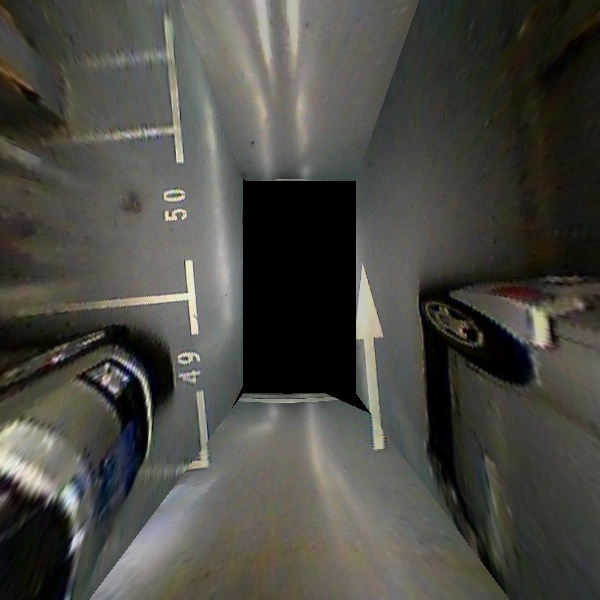
#> input picture img/002.bmp, 600 x 600 px, found by its file name
$ jupyter execute --allow-errors hough_line.ipynb
#> lines starting #> are read from the running program, lines starting #| are printed output that depends on the picture; after the words box and inside, x2 and y2 are one past the last pixel; in counts of white or black regions, pixels touching at a corner belong together
# parking space line detection

[cell 1]
import cv2
import matplotlib.pyplot as plt
import numpy as np

[cell 2]
# read image
src = cv2.imread('img/002.bmp')
#> src is the input picture: shape (600, 600, 3); mean B, G, R 67.5, 73.8, 74.2
print('Image dimensions:', src.shape)
#| Image dimensions: (600, 600, 3)
plt.imshow(src)

[cell 3]
# gray scale
gray = cv2.cvtColor(src, cv2.COLOR_BGR2GRAY)
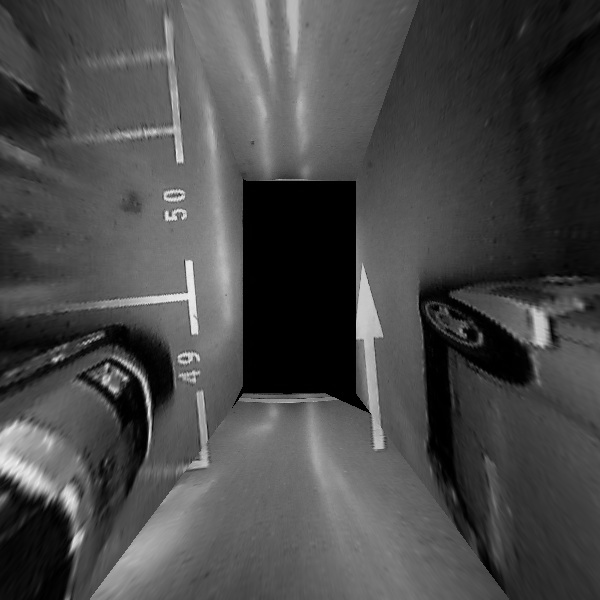
#> gray: shape (600, 600); min 0, max 243, mean 73.2

[cell 4]
# low pass filter
blur = cv2.GaussianBlur(gray, (5, 5), 0)
plt.imshow(blur)

[cell 5]
# find eges
wide = cv2.Canny(blur, 30, 100)
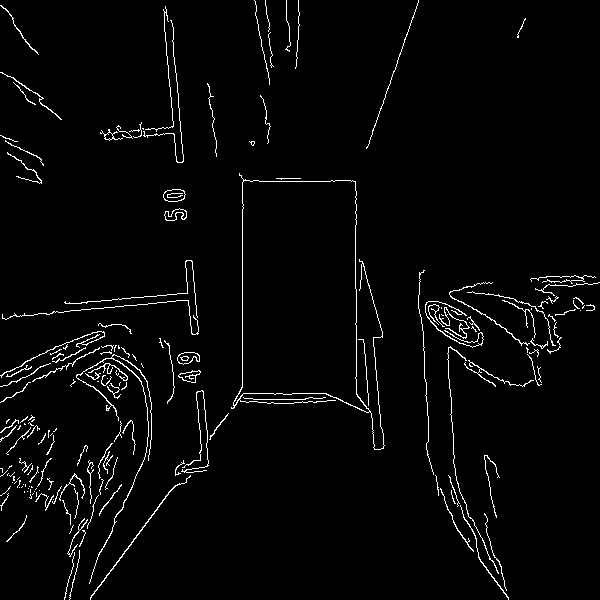
#> wide: shape (600, 600); 2.7% white in thin lines or dots
tight = cv2.Canny(blur, 200, 240)
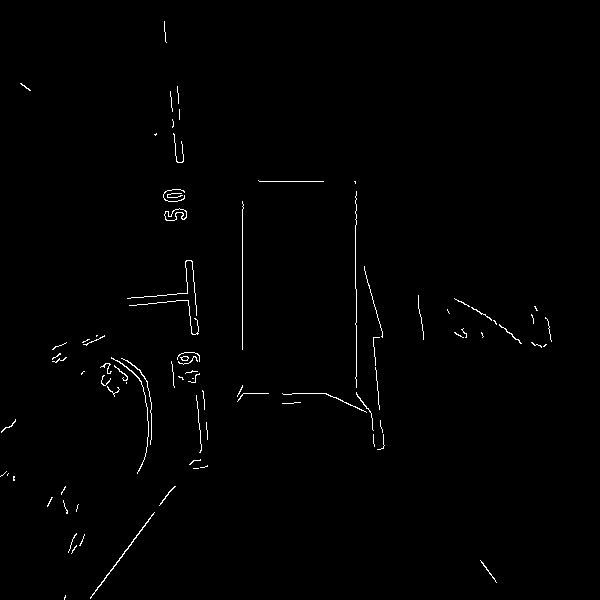
#> tight: shape (600, 600); 0.8% white in thin lines or dots, all inside (x1, y1, x2, y2) = (0, 21, 552, 600)

# Display the images
f, (ax1, ax2) = plt.subplots(1, 2, figsize=(20,10))

ax1.set_title('wide')
ax1.imshow(wide, cmap='gray')

ax2.set_title('tight')
ax2.imshow(tight, cmap='gray')
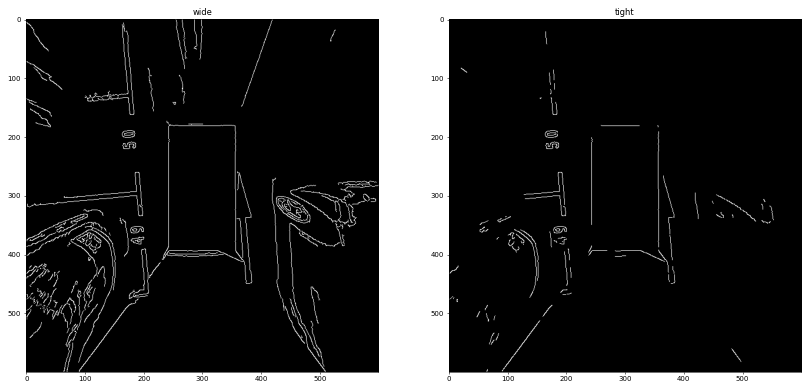
#> figure drawn by matplotlib, 2 panels

[cell 6]
edges = cv2.Canny(blur, 30, 100)

[cell 7]
# Define the Hough transform parameters
rho = 1
theta = np.pi/180
threshold = 40
min_line_length = 35
max_line_gap = 5

# Run Hough on the edge-detected image
lines = cv2.HoughLinesP(edges, rho, theta, threshold, np.array([]),
                        min_line_length, max_line_gap)
#> lines = 34 rows, first 6: [164, 22, 173, 126], [90, 597, 174, 486], [192, 261, 198, 333], [242, 387, 242, 178], [81, 302, 187, 292], [356, 394, 356, 289]

# Iterate over the output "lines" and draw lines on the image copy
line_image = np.copy(gray) #creating an image copy to draw lines on
for line in lines:
    for x1,y1,x2,y2 in line:
        cv2.line(line_image,(x1,y1),(x2,y2),(255,0,0),5)
#> this loop made 34 passes
#> line on passes 1 to 12: [[164, 22, 173, 126]], [[90, 597, 174, 486]], [[192, 261, 198, 333]], [[242, 387, 242, 178]], [[81, 302, 187, 292]], [[356, 394, 356, 289]], [[367, 147, 418, 0]], [[137, 304, 188, 300]], [[373, 337, 381, 428]], [[259, 181, 334, 181]], [[451, 406, 453, 448]], [[478, 557, 508, 597]]
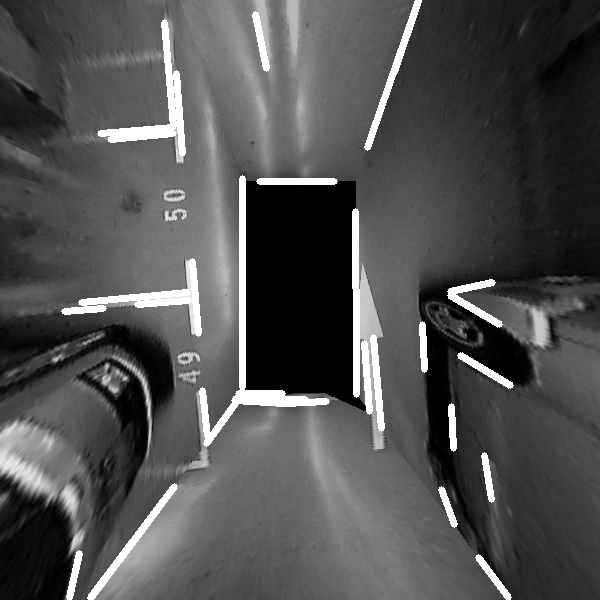
#> line_image: shape (600, 600); 4.59% of pixels changed, all inside (x1, y1, x2, y2) = (61, 0, 514, 600)

plt.imshow(line_image)
print('number of lines:',lines.shape[0])
#| number of lines: 34

[cell 8]
# Detect corners
dst = cv2.cornerHarris(edges, 2, 3, 0.04)
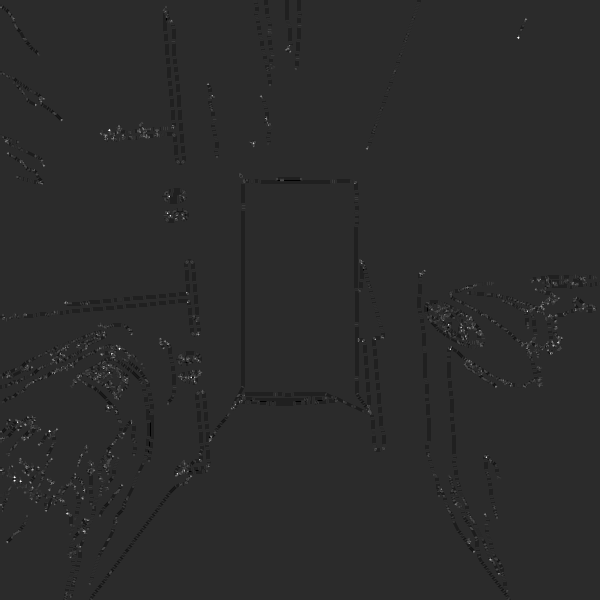
#> dst: shape (600, 600) float32; min -0.04, max 0.193, mean -2.49e-05; drawn with min black and max white
# Dilate corner image to enhance corner points
dst = cv2.dilate(dst,None)
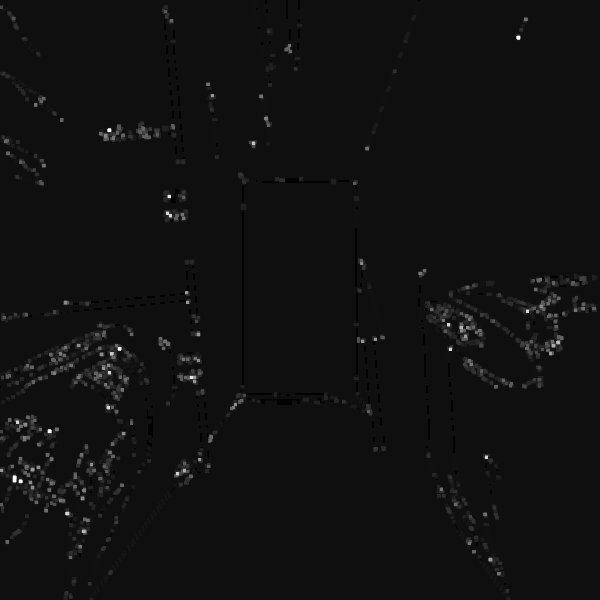
#> dst: shape (600, 600) float32; min -0.0123, max 0.193, mean 0.0016; drawn with min black and max white
plt.imshow(dst)

直接在图片里找噪点比较多

[cell 9]
corner1 = cv2.imread('img/corner1.jpg')
corner2 = cv2.imread('img/corner2.jpg')
#> (the rest of this cell did not finish here and is left out)

#> (a cell that did not finish here is left out)

#> (a cell that did not finish here is left out)

[cell 12]
#Oriented FAST and Rotated BRIEF (ORB

[cell 13]
# Import copy to make copies of the training image
import copy

training_gray = gray

[cell 14]
# Import copy to make copies of the training image
import copy

training_gray = gray
training_image = src
# Set the default figure size
plt.rcParams['figure.figsize'] = [14.0, 7.0]

# Set the parameters of the ORB algorithm by specifying the maximum number of keypoints to locate and
# the pyramid decimation ratio
orb = cv2.ORB_create(200, 2.0)

# Find the keypoints in the gray scale training image and compute their ORB descriptor.
# The None parameter is needed to indicate that we are not using a mask.
keypoints, descriptor = orb.detectAndCompute(training_gray, None)
#> keypoints = 175 keypoints; strongest (x, y, size): (114, 390, 62), (107, 364, 31), (132, 380, 124), (187, 358, 31)

# Create copies of the training image to draw our keypoints on
keyp_without_size = copy.copy(training_image)
keyp_with_size = copy.copy(training_image)

# Draw the keypoints without size or orientation on one copy of the training image
cv2.drawKeypoints(training_image, keypoints, keyp_without_size, color = (0, 255, 0))
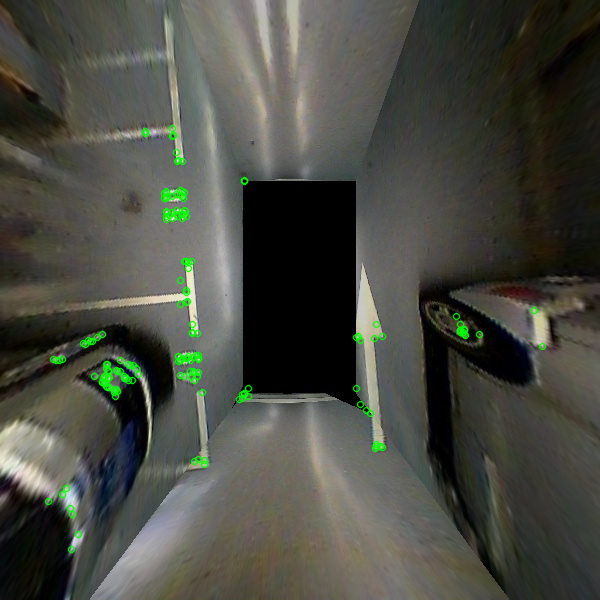
#> keyp_without_size: shape (600, 600, 3); 1.44% of pixels changed, all inside (x1, y1, x2, y2) = (44, 124, 547, 554)

# Draw the keypoints with size and orientation on the other copy of the training image
cv2.drawKeypoints(training_image, keypoints, keyp_with_size, flags = cv2.DRAW_MATCHES_FLAGS_DRAW_RICH_KEYPOINTS)
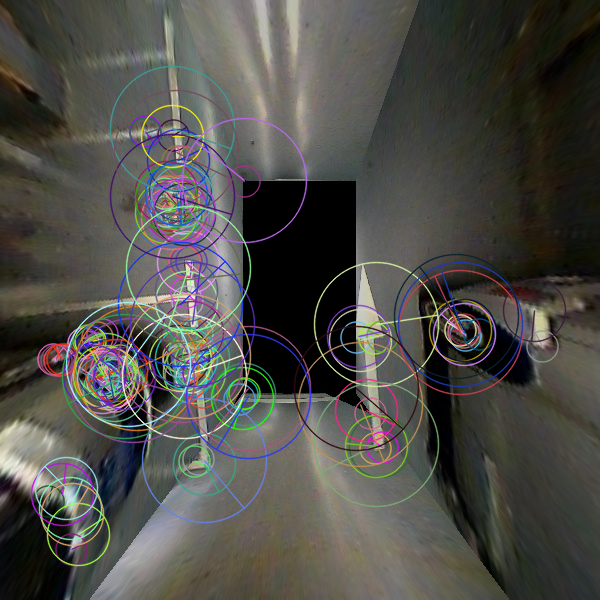
#> keyp_with_size: shape (600, 600, 3); 14.91% of pixels changed, all inside (x1, y1, x2, y2) = (30, 65, 567, 567)

# Display the image with the keypoints without size or orientation
plt.subplot(121)
plt.title('Keypoints Without Size or Orientation')
plt.imshow(keyp_without_size)

# Display the image with the keypoints with size and orientation
plt.subplot(122)
plt.title('Keypoints With Size and Orientation')
plt.imshow(keyp_with_size)
plt.show()
#> figure, not shown here; B, G, R data is drawn as R, G, B

# Print the number of keypoints detected
print("\nNumber of keypoints Detected: ", len(keypoints))
#| Number of keypoints Detected:  175

[cell 15]
import cv2
import matplotlib.pyplot as plt

# Set the default figure size
plt.rcParams['figure.figsize'] = [14.0, 7.0]

# Load the training image
image1 = gray

# Load the query image
image2 = src

# Convert the training image to RGB
training_image = cv2.cvtColor(image1, cv2.COLOR_BGR2RGB)

# Convert the query image to RGB
query_image = cv2.cvtColor(image2, cv2.COLOR_BGR2RGB)

# Display the training and query images
plt.subplot(121)
plt.title('Training Image')
plt.imshow(training_image)
plt.subplot(122)
plt.title('Query Image')
plt.imshow(query_image)
plt.show()

# Convert the training image to gray scale
training_gray = cv2.cvtColor(training_image, cv2.COLOR_BGR2GRAY)

# Convert the query image to gray scale
query_gray = cv2.cvtColor(query_image, cv2.COLOR_BGR2GRAY)

# Set the parameters of the ORB algorithm by specifying the maximum number of keypoints to locate and
# the pyramid decimation ratio
orb = cv2.ORB_create(1000, 2.0)

# Find the keypoints in the gray scale training and query images and compute their ORB descriptor.
# The None parameter is needed to indicate that we are not using a mask in either case.
keypoints_train, descriptors_train = orb.detectAndCompute(training_gray, None)
#> keypoints_train = 780 keypoints; strongest (x, y, size): (114, 390, 62), (107, 364, 31), (132, 380, 124), (187, 358, 31)
keypoints_query, descriptors_query = orb.detectAndCompute(query_gray, None)
#> keypoints_query = 776 keypoints; strongest (x, y, size): (132, 380, 124), (114, 390, 62), (107, 364, 31), (187, 358, 31)

# Create a Brute Force Matcher object. Set crossCheck to True so that the BFMatcher will only return consistent
# pairs. Such technique usually produces best results with minimal number of outliers when there are enough matches.
bf = cv2.BFMatcher(cv2.NORM_HAMMING, crossCheck = True)

# Perform the matching between the ORB descriptors of the training image and the query image
matches = bf.match(descriptors_train, descriptors_query)
#> matches = 702 matches

# The matches with shorter distance are the ones we want. So, we sort the matches according to distance
matches = sorted(matches, key = lambda x : x.distance)

# Connect the keypoints in the training image with their best matching keypoints in the query image.
# The best matches correspond to the first elements in the sorted matches list, since they are the ones
# with the shorter distance. We draw the first 300 mathces and use flags = 2 to plot the matching keypoints
# without size or orientation.
result = cv2.drawMatches(training_gray, keypoints_train, query_gray, keypoints_query, matches[:300], query_gray, flags = 2)
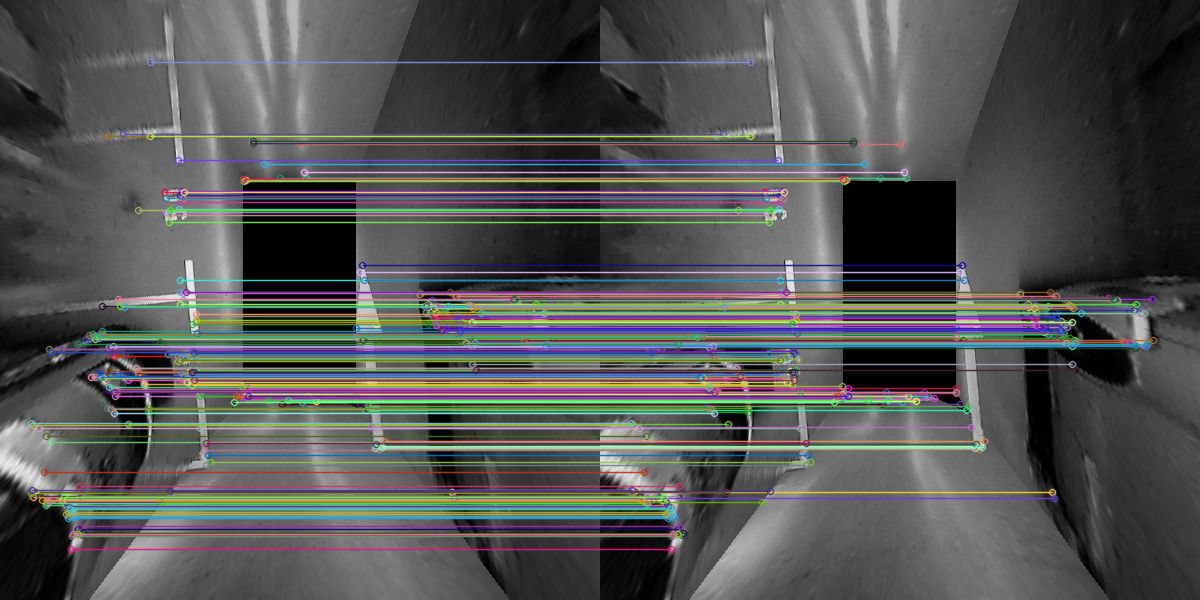
#> result: shape (600, 1200, 3); mean of channels 0, 1, 2 83.6, 84.4, 83.3; drawn as B, G, R

# Display the best matching points
plt.title('Best Matching Points')
plt.imshow(result)
plt.show()

# Print the number of keypoints detected in the training image
print("Number of Keypoints Detected In The Training Image: ", len(keypoints_train))
#| Number of Keypoints Detected In The Training Image:  780

# Print the number of keypoints detected in the query image
print("Number of Keypoints Detected In The Query Image: ", len(keypoints_query))
#| Number of Keypoints Detected In The Query Image:  776

# Print total number of matching points between the training and query images
print("\nNumber of Matching Keypoints Between The Training and Query Images: ", len(matches))
#| Number of Matching Keypoints Between The Training and Query Images:  702

$ run again, with img/20161019-1-1.bmp copied over img/002.bmp
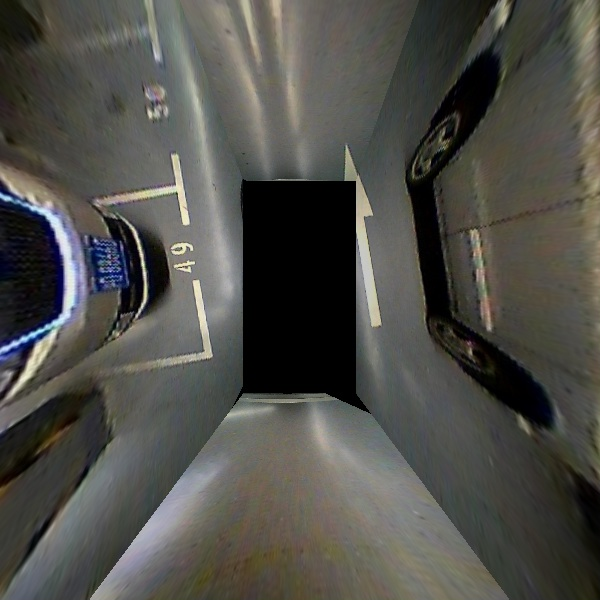
#> input picture img/20161019-1-1.bmp, 600 x 600 px, found by its file name
#> src is the input picture: shape (600, 600, 3); mean B, G, R 73.5, 78.7, 79.3
#| Image dimensions: (600, 600, 3)
#> `wide = cv2.Canny(blur, 30, 100)`:
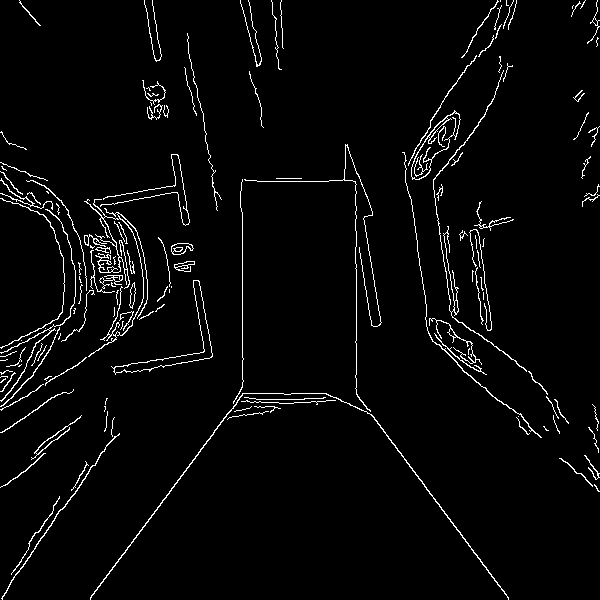
#> wide: shape (600, 600); 3.2% white in thin lines or dots
#> tight: shape (600, 600); 1% white in thin lines or dots, all inside (x1, y1, x2, y2) = (0, 0, 528, 600)
#> lines = 65 rows, first 6: [91, 595, 243, 393], [242, 401, 242, 212], [356, 394, 504, 591], [62, 509, 114, 436], [356, 393, 356, 264], [410, 196, 426, 311]
#> the loop `for line in lines:` made 65 passes
#| number of lines: 65
#> keypoints = 175 keypoints; strongest (x, y, size): (354, 181, 31), (352, 188, 124), (189, 268, 31), (176, 193, 31)
#> keyp_without_size: shape (600, 600, 3); 1.5% of pixels changed, all inside (x1, y1, x2, y2) = (27, 100, 493, 409)
#> keyp_with_size: shape (600, 600, 3); 14.64% of pixels changed, all inside (x1, y1, x2, y2) = (15, 72, 521, 468)
#| Number of keypoints Detected:  175
#> keypoints_train = 787 keypoints; strongest (x, y, size): (354, 181, 31), (352, 188, 124), (189, 268, 31), (176, 193, 31)
#> keypoints_query = 780 keypoints; strongest (x, y, size): (354, 181, 31), (189, 268, 31), (176, 193, 31), (352, 184, 124)
#> matches = 684 matches
#> `result = cv2.drawMatches(training_gray, keypoints_train, query_gray, k..`:
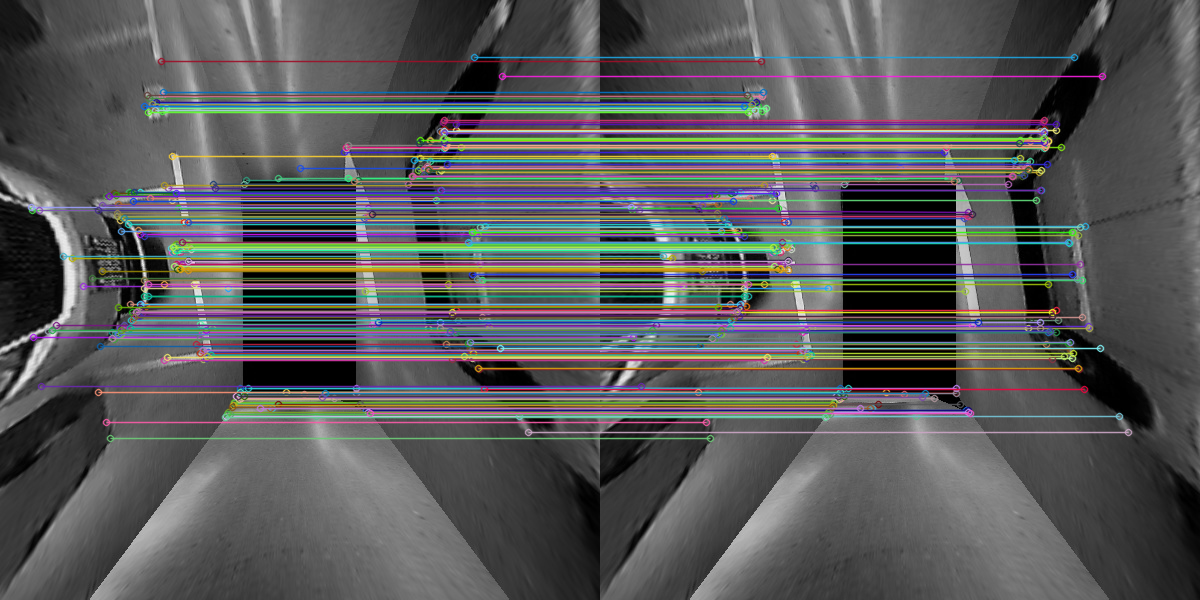
#> result: shape (600, 1200, 3); mean of channels 0, 1, 2 89.4, 89, 88.5; drawn as B, G, R
#| Number of Keypoints Detected In The Training Image:  787
#| Number of Keypoints Detected In The Query Image:  780
#| Number of Matching Keypoints Between The Training and Query Images:  684
